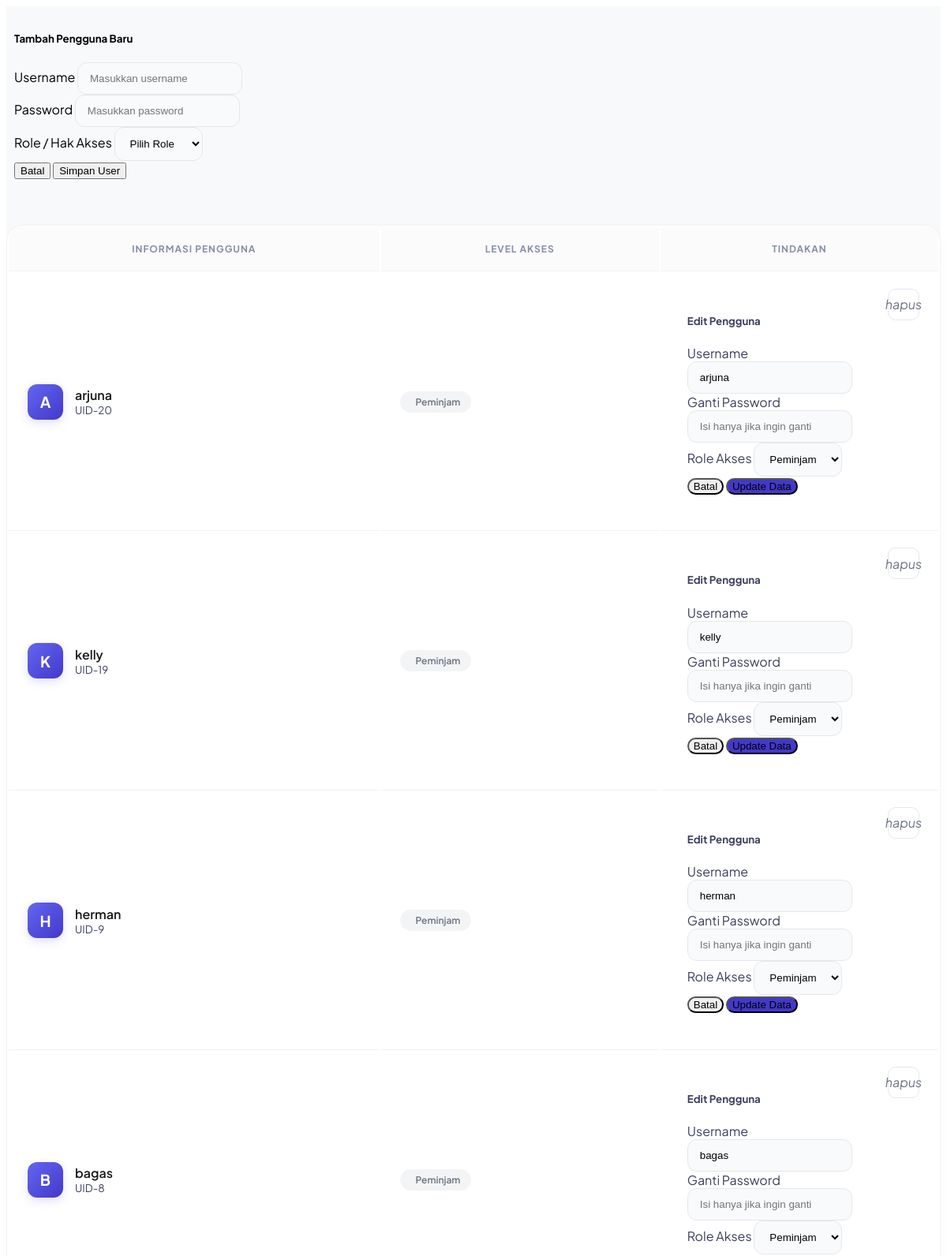
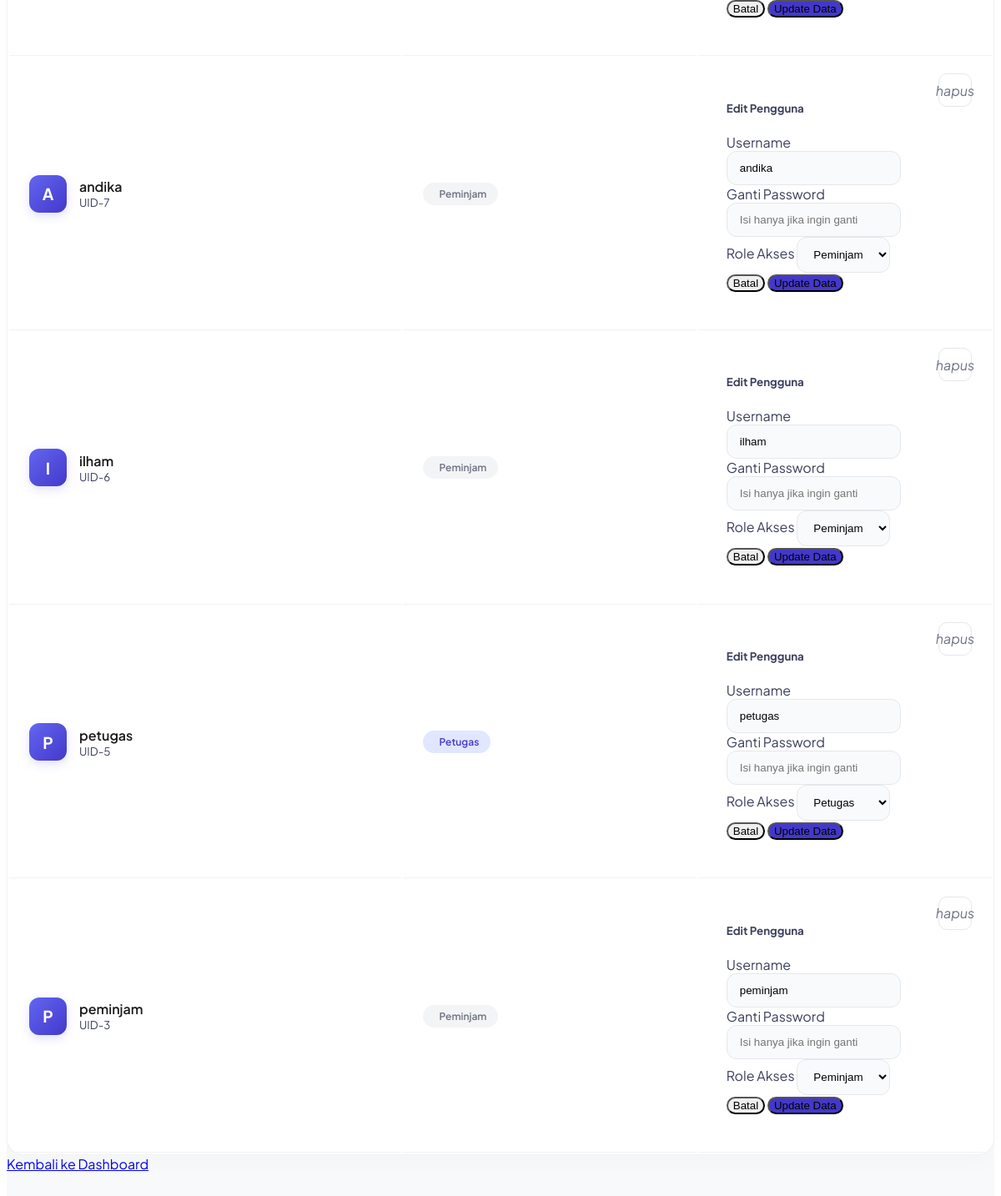
The app's page /index.php?page=kelola-user (signed in) with its own data (2 pictures, top to bottom).
### tables this page shows
CREATE TABLE `users` (
  `id` int(11) NOT NULL,
  `username` varchar(50) DEFAULT NULL,
  `password` varchar(255) DEFAULT NULL,
  `role` enum('admin','petugas','peminjam') DEFAULT NULL
);

### Controllers/AdminController.php (called while the page is built, shortened)
<?php
class AdminController {
    private $db;
    public function __construct($db) {
        $this->db = $db;
    }
    public function indexUser() {
    $query = "SELECT * FROM users WHERE role != 'admin' ORDER BY id DESC";
    $users = $this->db->query($query);
    require 'views/admin/kelola_user.php';
}
}
?>

### views/admin/kelola_user.php (the view, shortened to what this page needs)
<div id="user-management-page" class="container py-5">
    <div class="header-container">
        <div class="modal fade" id="modalTambah" tabindex="-1" aria-labelledby="modalTambahLabel" aria-hidden="true">
    <div class="modal-dialog">
        <form action="index.php?page=simpan-user" method="POST" class="modal-content">
            <div class="modal-header">
                <h5 class="modal-title" id="modalTambahLabel">Tambah Pengguna Baru</h5>
            </div>
            <div class="modal-body">
                <div class="mb-3">
                    <label class="form-label">Username</label>
                    <input type="text" name="username" class="form-control" placeholder="Masukkan username" required>
                </div>
                <div class="mb-3">
                    <label class="form-label">Password</label>
                    <input type="password" name="password" class="form-control" placeholder="Masukkan password" required>
                </div>
                <div class="mb-3">
                    <label class="form-label">Role / Hak Akses</label>
                    <select name="role" class="form-select" required>
                        <option value="" selected disabled>Pilih Role</option>
                    </select>
                </div>
            </div>
            <div class="modal-footer">
                <button type="button" class="btn btn-secondary" data-bs-dismiss="modal">Batal</button>
                <button type="submit" class="btn btn-primary">Simpan User</button>
            </div>
        </form>
    </div>
</div>
    </div>
    <div class="table-card">
        <div class="table-responsive">
            <table class="table custom-table mb-0">
                <thead>
                    <tr>
                        <th style="width: 40%">Informasi Pengguna</th>
                        <th style="width: 30%">Level Akses</th>
                        <th class="text-center" style="width: 30%">Tindakan</th>
                    </tr>
                </thead>
                <tbody>
                    <?php while($row = $users->fetch_assoc()): ?>
                    <tr>
                        <td>
                            <div class="user-info">
                                <div class="user-avatar">
                                    <?= strtoupper(substr($row['username'], 0, 1)); ?>
                                </div>
                                <div>
                                    <span class="username-text"><?= $row['username']; ?></span>
                                    <small class="text-muted">UID-<?= $row['id']; ?></small>
                                </div>
                            </div>
                        </td>
                        <td>
                            <?php if($row['role'] == 'petugas'): ?>
                                <span class="badge-role role-petugas">
                                    <i class="bi bi-shield-lock-fill"></i> Petugas
                                </span>
                            <?php else: ?>
                                <span class="badge-role role-peminjam">
                                    <i class="bi bi-person-fill"></i> Peminjam
                                </span>
                            <?php endif; ?>
                        </td>
                        <td>
                            <div class="action-btns">
                               <div class="modal fade" id="modalEdit<?= $row['id']; ?>" tabindex="-1" aria-hidden="true">
                        <div class="modal-dialog modal-dialog-centered">
                            <form action="index.php?page=update-user" method="POST" class="modal-content shadow-lg">
                                <div class="modal-header px-4 pt-4">
                                    <h5 class="fw-bold">Edit Pengguna</h5>
                                </div>
                                <div class="modal-body p-4">
                                    <div class="mb-3">
                                        <label class="form-label small fw-bold text-uppercase text-muted">Username</label>
                                        <input type="text" name="username" class="form-control" value="<?= $row['username']; ?>" required>
                                    </div>
                                    <div class="mb-3">
                                        <label class="form-label small fw-bold text-uppercase text-muted">Ganti Password</label>
                                        <input type="password" name="password" class="form-control" placeholder="Isi hanya jika ingin ganti">
                                    </div>
                                    <div class="mb-2">
                                        <label class="form-label small fw-bold text-uppercase text-muted">Role Akses</label>
                                        <select name="role" class="form-select" required>
                                            <option value="peminjam" <?= $row['role'] == 'peminjam' ? 'selected' : ''; ?>>Peminjam</option>
                                            <option value="petugas" <?= $row['role'] == 'petugas' ? 'selected' : ''; ?>>Petugas</option>
                                        </select>
                                    </div>
                                </div>
                                <div class="modal-footer p-4 pt-0">
                                    <button type="button" class="btn btn-light px-4" style="border-radius: 12px;" data-bs-dismiss="modal">Batal</button>
                                    <button type="submit" class="btn btn-primary px-4" style="border-radius: 12px; background: #4338ca;">Update Data</button>
                                </div>
                            </form>
                        </div>
                    </div>
                                <a href="index.php?page=hapus-user&id=<?= $row['id']; ?>"
                                   class="btn-circle btn-delete"
                                   onclick="return confirm('Hapus user ini?')">
                                    <i class="bi bi-trash3-fill">hapus</i>
                                </a>
                            </div>
                        </td>
                    </tr>
                    <?php endwhile; ?>
                </tbody>
            </table>
        </div>
    </div>
    <div class="mt-4 text-center">
        <a href="index.php?page=dashboard" class="btn btn-link text-decoration-none text-muted">
            <i class="bi bi-arrow-left me-1"></i> Kembali ke Dashboard
        </a>
    </div>
</div>

### views/admin/kelola_user.php (style rules this page uses)
#user-management-page { background-color: #f8f9fa; font-family: 'Plus Jakarta Sans', sans-serif; padding-bottom: 3rem; }
.header-container { display: flex; justify-content: space-between; align-items: center; margin-bottom: 2rem; }
.table-card { background: white; border-radius: 20px; border: 1px solid rgba(0,0,0,0.05); box-shadow: 0 10px 30px rgba(0,0,0,0.02); overflow: hidden; }
.custom-table thead th { background: #fbfbfc; padding: 1.25rem 1.5rem; color: #888ea8; font-size: 0.75rem; text-transform: uppercase; letter-spacing: 1px; font-weight: 700; border-bottom: 1px solid #f1f2f3; }
.custom-table tbody td { padding: 1.2rem 1.5rem; vertical-align: middle; border-bottom: 1px solid #f1f2f3; color: #3b3f5c; }
.user-info { display: flex; align-items: center; gap: 15px; }
.user-avatar { width: 45px; height: 45px; background: linear-gradient(135deg, #6366f1 0%, #4338ca 100%); color: white; border-radius: 12px; display: flex; align-items: center; justify-content: center; font-weight: 700; font-size: 1.2rem; box-shadow: 0 4px 12px rgba(99, 102, 241, 0.2); }
.username-text { font-weight: 600; color: #1a1a1a; margin-bottom: 0; display: block; }
.badge-role { padding: 6px 14px; border-radius: 100px; font-size: 0.75rem; font-weight: 600; display: inline-flex; align-items: center; gap: 6px; }
.role-petugas { background: #e0e7ff; color: #4338ca; }
.role-peminjam { background: #f3f4f6; color: #6b7280; }
.action-btns { display: flex; gap: 8px; justify-content: center; }
.btn-circle { width: 38px; height: 38px; border-radius: 10px; display: flex; align-items: center; justify-content: center; transition: all 0.2s; border: 1px solid #e5e7eb; background: white; color: #6b7280; text-decoration: none; }
.modal-content { border-radius: 24px; border: none; padding: 10px; }
.modal-header { border: none; padding-bottom: 0; }
.modal-footer { border: none; }
.form-control, .form-select { border-radius: 12px; padding: 12px 15px; border: 1px solid #e5e7eb; background: #f9fafb; }

### records on screen
users: username "A", username "arjuna", id "20", shows "Peminjam", role "Peminjam"
users: username "K", username "kelly", id "19", shows "Peminjam", role "Peminjam"
users: username "H", username "herman", id "9", shows "Peminjam", role "Peminjam"
users: username "B", username "bagas", id "8", shows "Peminjam", role "Peminjam"
users: username "A", username "andika", id "7", shows "Peminjam", role "Peminjam"
users: username "I", username "ilham", id "6", shows "Peminjam", role "Peminjam"
users: username "P", username "petugas", id "5", shows "Petugas", role "Petugas"
users: username "P", username "peminjam", id "3", shows "Peminjam", role "Peminjam"
